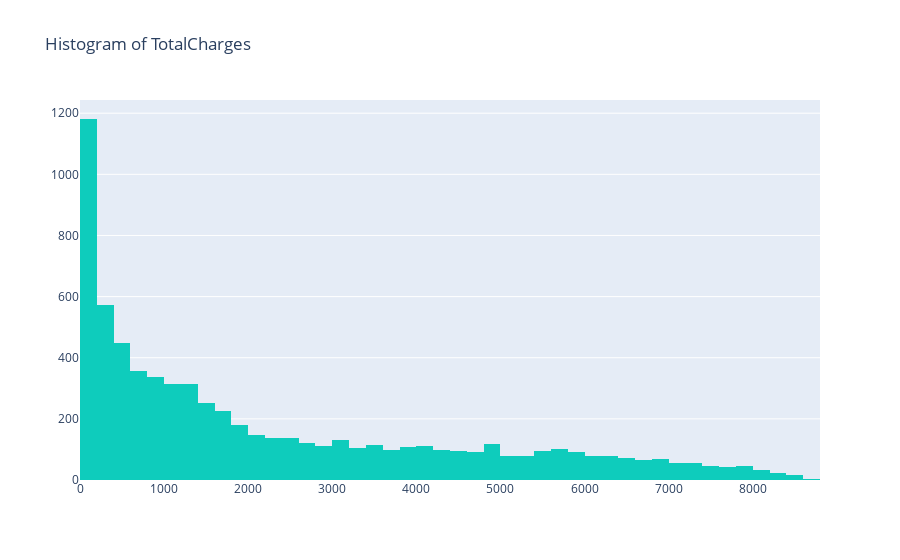

The notebook cell saved with this chart:
### Code cell
data = [go.Histogram(x=churn_cust_data_num.TotalCharges,
       marker=dict(
        color='#0eccbc',# Lava (#CC0E1D)
#         color = 'rgb(200,0,0)'   `
    ))]
layout = go.Layout(title = "Histogram of TotalCharges")
fig = go.Figure(data= data, layout=layout)
iplot(fig)

### Figure 1 — Plotly figure (JSON) as saved in the notebook; plotly's stock layout.template omitted (floating-point values rounded to 4 significant figures; data arrays with more than 128 entries replaced by an {"elided": "..."} marker saying what was removed)
{"data": [{"marker": {"color": "#0eccbc"}, "type": "histogram", "x": {"elided": "7032 float values"}}], "layout": {"title": {"text": "Histogram of TotalCharges"}}}
